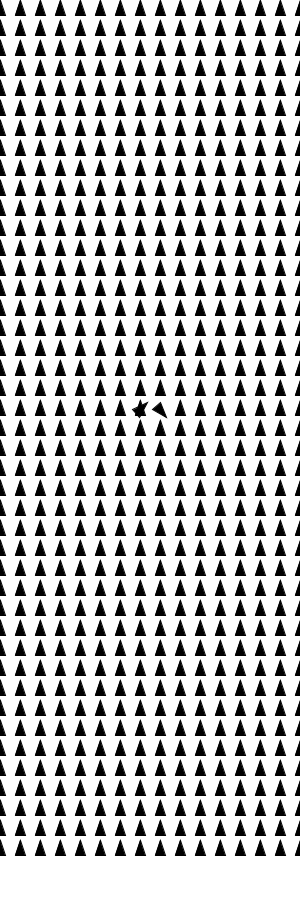
Frame 1 (no input)
Frame 60 (the mouse pressed at the canvas centre just before this capture): identical to frame 1, image omitted
Frame 120 (the mouse held since frame 60 and released just before this capture): identical to frame 1, image omitted

The Processing sketch that drew this single still picture (run headless with seeded random() and noise(); from frame 60 on, the mouse is pressed at the canvas centre):

// Processing sketch: projecte_intervenci_
// ── projecte_intervenci_.pde
void setup() {
  size(300, 900);
}

void draw() {
  background(255);
  fill(0);
  for (int x=0; x<width+20; x=x+20) {
    for (int y=10; y<height-40; y=y+20) {
      if ((x>=width/16*7 && x<=width/16*8) && (y>=height/16*7 && y<=height/17*8)) { 
        pushMatrix();
        translate(x, y);
        rotate(radians(45));
        triangle(0, -10, 5, 5, -5, 5);
        popMatrix();
      }
      if ((x>=width/15*7+5 && x<=width/15*8) && (y>=height/16*7 && y<=height/17*8)) { 
        pushMatrix();
        translate(x, y);
        pushMatrix();
        rotate(radians(140));
        triangle(0, -10, 5, 5, -5, 5);
        popMatrix();
        popMatrix();
      }
     else {
        pushMatrix();
        translate(x, y);
        triangle(0, -10, 5, 5, -5, 5);
        popMatrix();
      }
    }
  }
}
